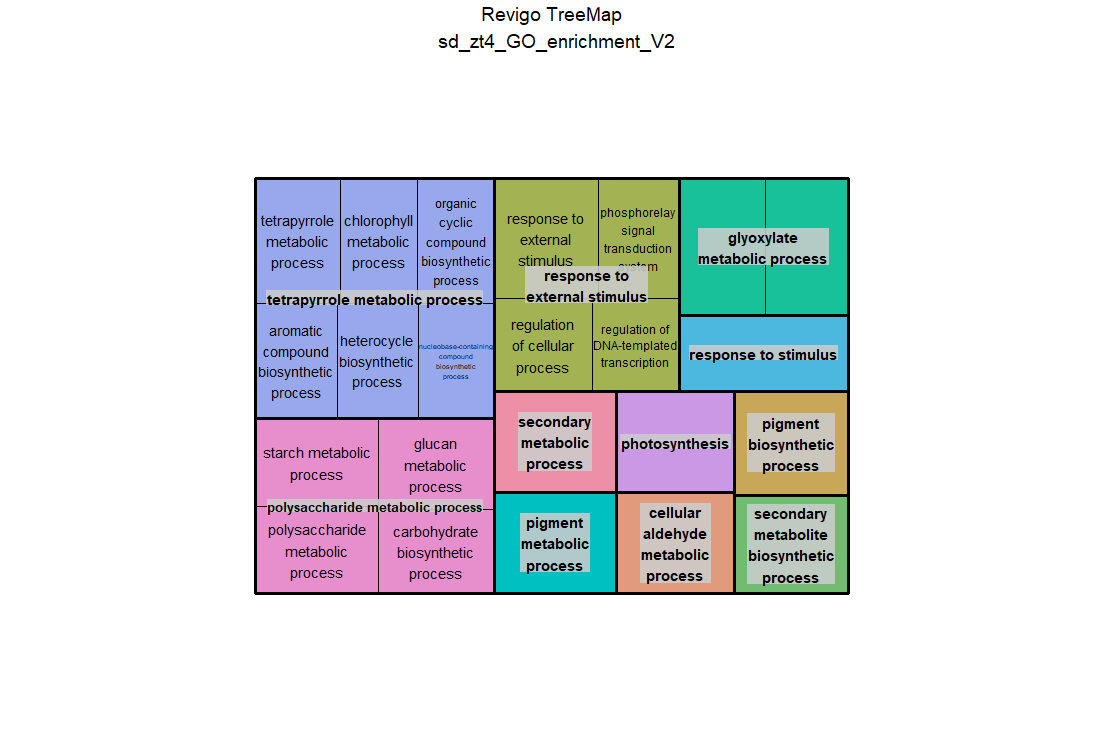

This figure's R source:
# A treemap R script produced by the Revigo server at http://revigo.irb.hr/
# If you found Revigo useful in your work, please cite the following reference:
# Supek F et al. "REVIGO summarizes and visualizes long lists of Gene Ontology
# terms" PLoS ONE 2011. doi:10.1371/journal.pone.0021800

# author: Anton Kratz <anton.kratz@gmail.com>, RIKEN Omics Science Center, Functional Genomics Technology Team, Japan
# created: Fri, Nov 02, 2012  7:25:52 PM
# last change: Fri, Nov 09, 2012  3:20:01 PM

# -----------------------------------------------------------------------------
# If you don't have the treemap package installed, uncomment the following line:
# install.packages( "treemap" );
library(treemap) 								# treemap package by Martijn Tennekes

# Set the working directory if necessary
# setwd("C:/Users/username/workingdir");

# --------------------------------------------------------------------------
# Here is your data from Revigo. Scroll down for plot configuration options.

revigo.names <- c("term_ID","description","frequency","uniqueness","dispensability","representative");
revigo.data <- rbind(c("GO:0005976","polysaccharide metabolic process",1.1167319130275588,0.8356789668239719,0.03028312,"polysaccharide metabolic process"),
c("GO:0005982","starch metabolic process",0.017608800701637863,0.8476736575425892,0.62602389,"polysaccharide metabolic process"),
c("GO:0016051","carbohydrate biosynthetic process",0.9607174066221332,0.7582362681611098,0.59881341,"polysaccharide metabolic process"),
c("GO:0044042","glucan metabolic process",0.38687140506388396,0.8227026039150294,0.54461487,"polysaccharide metabolic process"),
c("GO:0006081","cellular aldehyde metabolic process",0.40854147241771294,0.9259938246061911,0.06219813,"cellular aldehyde metabolic process"),
c("GO:0009605","response to external stimulus",1.9406468330502087,0.9769334783301925,0,"response to external stimulus"),
c("GO:0000160","phosphorelay signal transduction system",2.5024686913261722,0.7567258513861299,0.42922025,"response to external stimulus"),
c("GO:0006355","regulation of DNA-templated transcription",9.968929480711344,0.6257767445153237,0.59915174,"response to external stimulus"),
c("GO:0050794","regulation of cellular process",20.405819326121108,0.7034077034382703,0.44222417,"response to external stimulus"),
c("GO:0015979","photosynthesis",0.23078372268274303,0.9339025601177974,0.02544878,"photosynthesis"),
c("GO:0019748","secondary metabolic process",0.40536164365481797,0.9626457985340486,-0,"secondary metabolic process"),
c("GO:0033013","tetrapyrrole metabolic process",0.8131480730503791,0.8319316384531344,0.0697943,"tetrapyrrole metabolic process"),
c("GO:0015994","chlorophyll metabolic process",0.0535648142234938,0.7517505498660728,0.15883951,"tetrapyrrole metabolic process"),
c("GO:0018130","heterocycle biosynthetic process",13.771272921376537,0.7314024744216058,0.53496242,"tetrapyrrole metabolic process"),
c("GO:0019438","aromatic compound biosynthetic process",13.451580388199883,0.7323184624630674,0.51068804,"tetrapyrrole metabolic process"),
c("GO:0034654","nucleobase-containing compound biosynthetic process",11.392930641947556,0.6833132740847937,0.28073725,"tetrapyrrole metabolic process"),
c("GO:1901362","organic cyclic compound biosynthetic process",14.3966447883804,0.7505610318380251,0.46357923,"tetrapyrrole metabolic process"),
c("GO:0042440","pigment metabolic process",0.5319993219913232,0.9616229340531782,0.02794033,"pigment metabolic process"),
c("GO:0044550","secondary metabolite biosynthetic process",0.30917182357724615,0.8701636297149544,0.02610808,"secondary metabolite biosynthetic process"),
c("GO:0046148","pigment biosynthetic process",0.49384137683658397,0.9209298957811405,0.02723823,"pigment biosynthetic process"),
c("GO:0046487","glyoxylate metabolic process",0.06306771252432103,0.9229153974925806,0.05355166,"glyoxylate metabolic process"),
c("GO:0006544","glycine metabolic process",0.21159498614180067,0.8880497365603954,0.33120701,"glyoxylate metabolic process"),
c("GO:0050896","response to stimulus",14.674014998147983,1,-0,"response to stimulus"));

stuff <- data.frame(revigo.data);
names(stuff) <- revigo.names;

stuff$frequency <- as.numeric( as.character(stuff$frequency) );
stuff$uniqueness <- as.numeric( as.character(stuff$uniqueness) );
stuff$dispensability <- as.numeric( as.character(stuff$dispensability) );

# check the tmPlot command documentation for all possible parameters - there are a lot more
treemap(
  stuff,
  index = c("representative","description"),
  vSize = "uniqueness",
  type = "categorical",
  vColor = "representative",
  title = "Revigo TreeMap
  sd_zt4_GO_enrichment_V2",
  inflate.labels = FALSE,      # set this to TRUE for space-filling group labels - good for posters
  lowerbound.cex.labels = 0,   # try to draw as many labels as possible (still, some small squares may not get a label)
  position.legend = "none"
)

dev.off()
